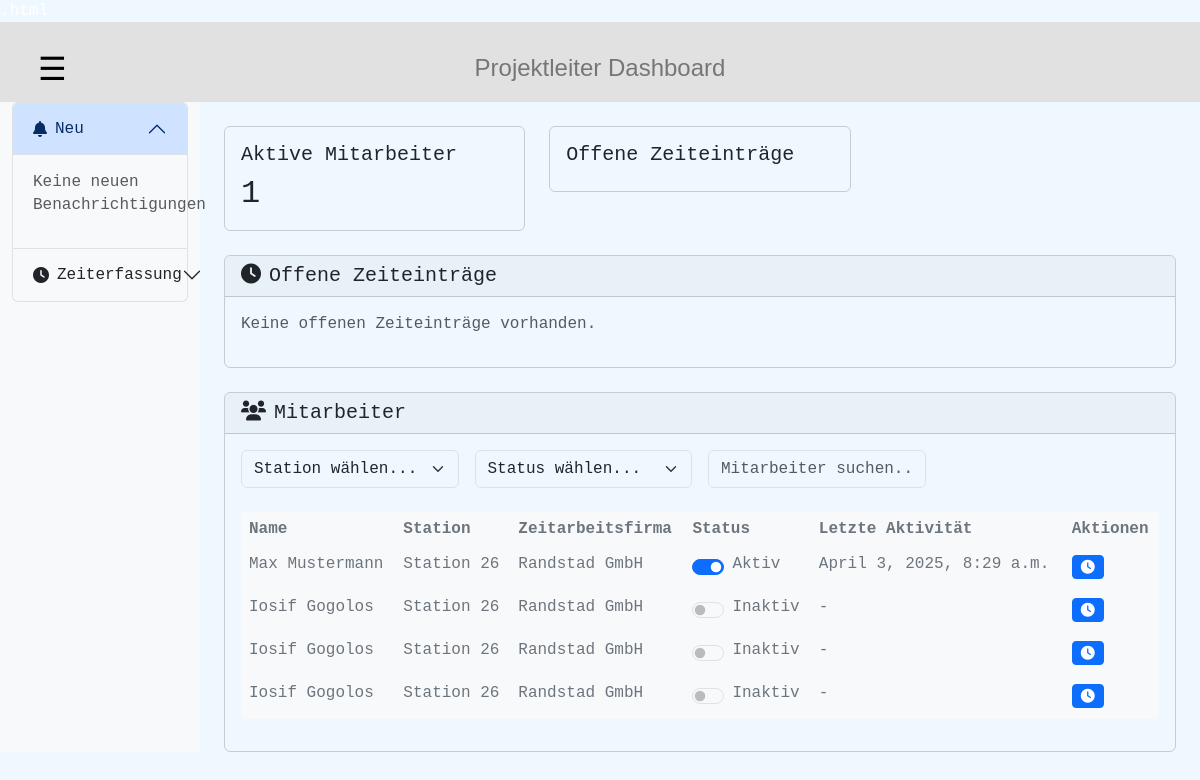
/project-manager/dashboard/ (signed in), run on an earlier commit of the app's database.
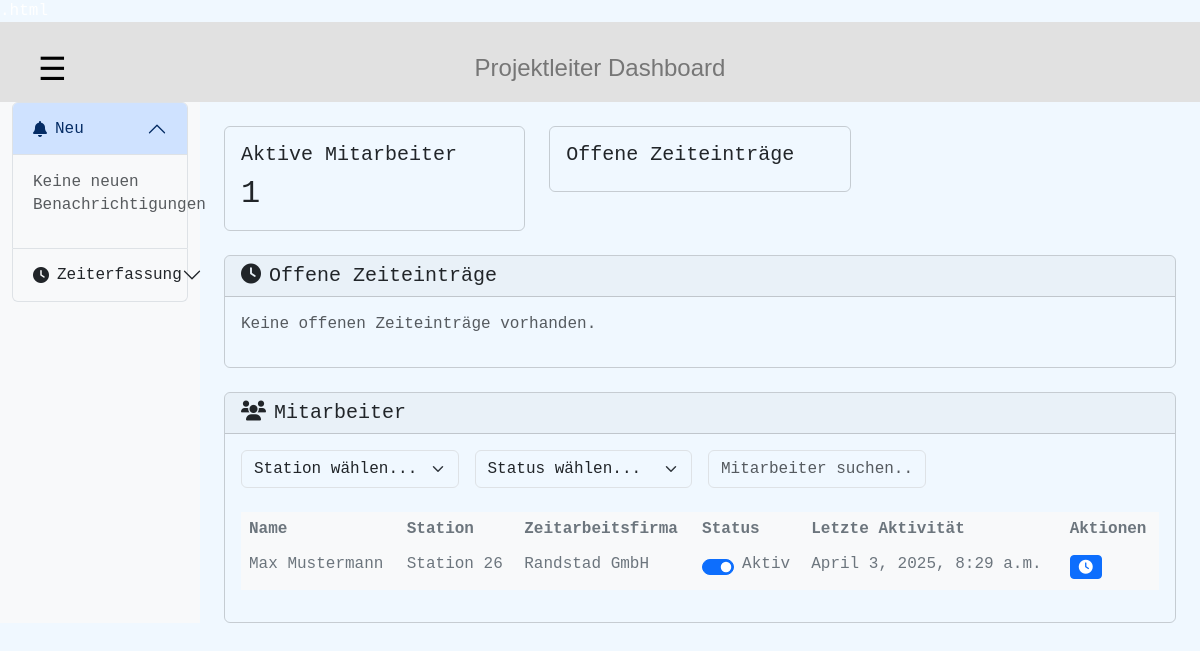
And on a later commit of the database.
### time_tracking/models.py (models this page shows, shortened)
class CustomUser(AbstractUser):
    USER_TYPES = (
        ('ADMIN', 'Administrator'),
        ('PROJECT_MANAGER', 'Projektleiter'),
        ('TEMP_WORKER', 'Zeitarbeitskraft'),
    )
    user_type = models.CharField(max_length=20, choices=USER_TYPES)
    station = models.ForeignKey(Station, on_delete=models.SET_NULL, null=True, blank=True)
    zeitarbeitsfirma = models.ForeignKey(Zeitarbeitsfirma, on_delete=models.SET_NULL, null=True, blank=True)
    project_manager = models.ForeignKey('self', on_delete=models.SET_NULL, null=True, blank=True,
                                        limit_choices_to={'user_type': 'PROJECT_MANAGER'})

class Station(models.Model):
    name = models.CharField(max_length=255)
    location = models.CharField(max_length=255)

class Zeitarbeitsfirma(models.Model):
    name = models.CharField(max_length=255)
    address = models.CharField(max_length=255)
    contact_person = models.CharField(max_length=255)

### time_tracking/views.py (the view)
class ProjectManagerDashboard(UserPassesTestMixin, ListView):
    model = TimeEntry
    template_name = 'time_tracking/admin/project_manager_dashboard.html'
    context_object_name = 'time_entries'
    paginate_by = 10
    ordering = ['-timestamp']
    def test_func(self):
        return is_project_manager(self.request.user)
    def get_queryset(self):
        return TimeEntry.objects.filter(
            user__project_manager=self.request.user
        ).select_related('user')
    def get_context_data(self, **kwargs):
        context = super().get_context_data(**kwargs)
        context['workers'] = CustomUser.objects.filter(
            project_manager=self.request.user,
            user_type='TEMP_WORKER'
        )
        context['active_workers_count'] = context['workers'].filter(is_active=True).count()
        context['pending_entries'] = TimeEntry.objects.filter(
            user__project_manager=self.request.user,
            approval_status='PENDING'  # Changed from status to approval_status
        ).select_related('user').order_by('-timestamp')
        context['notifications'] = Notification.objects.filter(
            user=self.request.user,
            read=False
        ).order_by('-created_at')
        return context

### time_tracking/views.py (called while the page is built)
def is_project_manager(user):
    return user.user_type == 'PROJECT_MANAGER'

### time_tracking/templates/time_tracking/admin/project_manager_dashboard.html (shortened to what the changed rows need)
{% extends "time_tracking/base/project_manager_base.html" %}
{% load static %}
{% block content %}
<div class="container-fluid" style="background-color: aliceblue;">
    <div class="row">
        <div class="col-md-3 col-lg-2 d-md-block bg-light sidebar">
            <div class="accordion" id="pmAccordion">
                <div class="accordion-item">
                    <h2 class="accordion-header">
                        <button class="accordion-button" type="button" data-bs-toggle="collapse" data-bs-target="#notificationsCollapse">
                            <i class="fas fa-bell me-2"></i>Neu
                        </button>
                    </h2>
                </div>
                <div class="accordion-item">
                    <h2 class="accordion-header">
                        <button class="accordion-button collapsed" type="button" data-bs-toggle="collapse" data-bs-target="#timetrackingCollapse">
                            <i class="fas fa-clock me-2"></i>Zeiterfassung
                        </button>
                    </h2>
                </div>
            </div>
        </div>
        <div class="col-md-9 col-lg-10 ms-sm-auto px-md-4">
                            {% regroup pending_entries by user as user_entries %}
            <div class="row mt-4" id="workers">
                <div class="col-12">
                    <div class="card">
                        <div class="card-body">
                            <div class="table-responsive">
                                <table class="table table-hover">
                                    <thead>
                                        <tr>
                                            <th>Name</th>
                                            <th>Station</th>
                                            <th>Zeitarbeitsfirma</th>
                                            <th>Status</th>
                                            <th>Letzte Aktivität</th>
                                            <th>Aktionen</th>
                                        </tr>
                                    </thead>
                                    <tbody>
                                        {% for worker in workers %}
                                        <tr class="worker-row" data-worker-id="{{ worker.id }}">
                                            <td>{{ worker.get_full_name }}</td>
                                            <td>{{ worker.station.name }}</td>
                                            <td>{{ worker.zeitarbeitsfirma.name }}</td>
                                            <td>
                                                <div class="form-check form-switch">
                                                    <input class="form-check-input worker-status"
                                                           type="checkbox"
                                                           data-worker-id="{{ worker.id }}"
                                                           {% if worker.is_active %}checked{% endif %}>
                                                    <label class="form-check-label">
                                                        {% if worker.is_active %}Aktiv{% else %}Inaktiv{% endif %}
                                                    </label>
                                                </div>
                                            </td>
                                            <td>{{ worker.last_login|default:"-" }}</td>
                                            <td>
                                                <button class="btn btn-sm btn-primary view-times"
                                                        data-worker-id="{{ worker.id }}">
                                                    <i class="fas fa-clock"></i>
                                                </button>
                                            </td>
                                        </tr>
                                        {% endfor %}
                                    </tbody>
                                </table>
                            </div>
                        </div>
                    </div>
                </div>
            </div>
        </div>
    </div>
</div>
{% endblock %}

What changed in the data, as far as the page shows it:
removed CustomUser: get_full_name "Iosif Gogolos", station.name "Station 26", zeitarbeitsfirma.name "Randstad GmbH", shows "Inaktiv", last_login "-"
removed CustomUser: get_full_name "Iosif Gogolos", station.name "Station 26", zeitarbeitsfirma.name "Randstad GmbH", shows "Inaktiv", last_login "-"
removed CustomUser: get_full_name "Iosif Gogolos", station.name "Station 26", zeitarbeitsfirma.name "Randstad GmbH", shows "Inaktiv", last_login "-"
